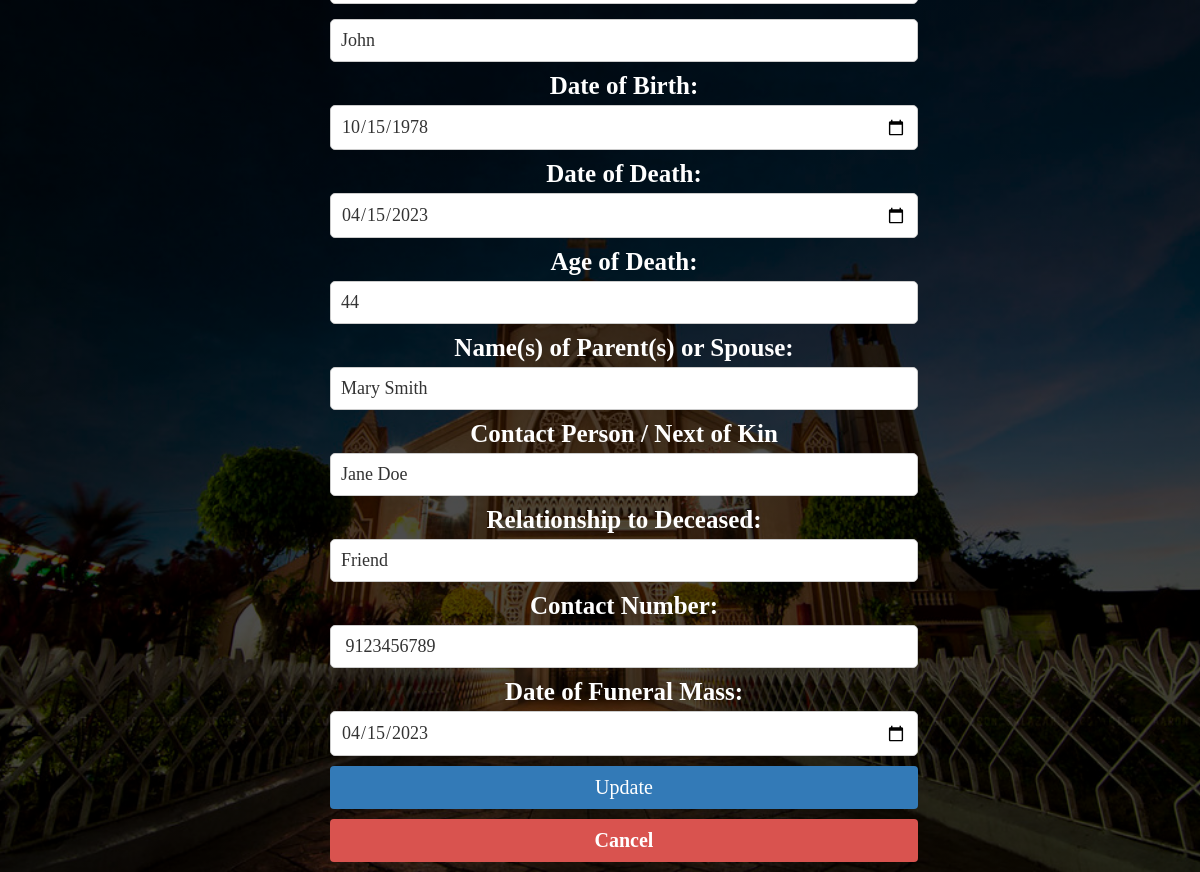
Page /editfuneral.php?id=6 on the committed database.
### tables this page shows
CREATE TABLE `tbl_funeral` (
  `id` int(11) NOT NULL,
  `lastname` varchar(255) NOT NULL,
  `firstname` varchar(255) NOT NULL,
  `birth` date NOT NULL,
  `death` date NOT NULL,
  `age` int(11) NOT NULL,
  `spouse` varchar(255) NOT NULL,
  `name_of_kin` varchar(255) NOT NULL,
  `relationship_to_deceased` varchar(255) NOT NULL,
  `number` bigint(20) NOT NULL,
  `mass` date NOT NULL,
  `death_certificate` tinyint(1) NOT NULL
);

### editfuneral.php (the view, shortened to what this page needs)
<?php
if (isset($_GET['id'])) {
    $id = $_GET['id'];
    $conn = new mysqli('localhost', 'root', '', 'db_church');
    $stmt = $conn->prepare("SELECT * FROM tbl_funeral WHERE id = ?");
    $stmt->bind_param("i", $id);
    $stmt->execute();
    $result = $stmt->get_result();
    $row = $result->fetch_assoc();
}
?>
<html>
<head>
<link rel="stylesheet" href="edit_record1.css">
</head>
<body>
	<div class="container">
		<?php
			if (isset($_GET['id'])) {
				$id = $_GET['id'];
				$conn = new mysqli('localhost', 'root', '', 'db_church');
				$stmt = $conn->prepare("SELECT * FROM tbl_funeral WHERE id = ?");
				$stmt->bind_param("i", $id);
				$stmt->execute();
				$result = $stmt->get_result();
				$row = $result->fetch_assoc();
			}
		?>
		<form method="post">
            <input type="text" id="firstname" name="firstname" value="<?php echo $row['firstname']; ?>"placeholder = "First Name">
            <label for="birth">Date of Birth:</label>
            <input type="date" id="birth" name="birth" value="<?php echo $row['birth']; ?>" placeholder = "Date of Birth">
            <label for="death">Date of Death:</label>
            <input type="date" id="death" name="death" value="<?php echo $row['death']; ?>" placeholder = "Date of Death">
            <label for="age">Age of Death:</label>
            <input type="text" id="age" name="age" value="<?php echo $row['age']; ?>" placeholder = "Age of Death">
            <label for="spouse">Name(s) of Parent(s) or Spouse:</label>
            <input type="text" id="spouse" name="spouse" value="<?php echo $row['spouse']; ?>" placeholder = "Name(s) of Parent(s) or Spouse">
            <label for="name_of_kin">Contact Person / Next of Kin</label>
            <input type="text" id="name_of_kin" name="name_of_kin" value="<?php echo $row['name_of_kin']; ?>" placeholder = "Contact Person / Next of Kin">
            <label for="relationship_to_deceased">Relationship to Deceased:</label>
            <input type="text" id="relationship_to_deceased" name="relationship_to_deceased" value="<?php echo $row['relationship_to_deceased']; ?>" placeholder = "Relationship to Deceased">
            <label for="number">Contact Number:</label>
            <input type="text" id="number" name="number" value=" <?php echo $row['number']; ?>" oninput="this.value = this.value.replace(/[^0-9]/g, '');" maxlength="11" placeholder = "Contact Number">
            <label for="mass">Date of Funeral Mass:</label>
            <input type="date" id="mass" name="mass" value="<?php echo $row['mass']; ?>" placeholder = "Date of Funeral Mass">
			<button type="submit" name="update">Update</button>
			<a href="adminfuneral.php">Cancel</a>
		</form>
	</div>
</body>
</html>

### edit_record1.css (style rules this page uses)
* { font-family: 'Times New Roman', sans-serif; margin: 0; padding: 0; box-sizing: border-box; outline: none; border: none; text-decoration: none; }
html, body { height: 100%; background-repeat: no-repeat; background-size: cover; background-position: center; background-attachment: fixed; scroll-behavior: smooth; background-image: linear-gradient(rgba(0, 0, 0, 0.7), rgba(0, 0, 0, 0.7)), url(Image/church2.jpg); }
.container { display: flex; justify-content: center; align-items: center; height: 100vh; color: white; font-weight: bold; font-size: 17px; box-shadow: 0 5px 10px rgb(255 255 255 / 0%); }
form { width: 70%; border-radius: 5px; flex-direction: column; align-items: center; }
form label { text-align: center; margin-right: 10px; width: 70%; display: block; margin-bottom: 5px; color: white; font-size: 25px; }
form input[type="text"], form input[type="date"] { width: 70%; font-size: 18px; }
input[type="text"], input[type="date"], button[type="submit"], a { margin-bottom: 10px; }
form input { width: 70%; margin-bottom: 10px; padding: 10px; border: 1px solid #ccc; border-radius: 5px; font-size: 16px; color: #333; outline: none; transition: all 0.3s ease-in-out; }
form button[type="submit"] { display: inline-block; padding: 10px 15px; background-color: #337ab7; color: #fff; text-decoration: none; border-radius: 4px; font-size: 20px; width: 70%; text-align: center; }
a { display: inline-block; padding: 10px 15px; background-color: #d9534f; color: #fff; text-decoration: none; border-radius: 4px; cursor: pointer; font-size: 20px; width: 70%; text-align: center; }

### rows in the picture
tbl_funeral: firstname "John", birth "10/15/1978", death "04/15/2023", age "44", spouse "Mary Smith", name_of_kin "Jane Doe", relationship_to_deceased "Friend", number "9123456789", mass "04/15/2023"
